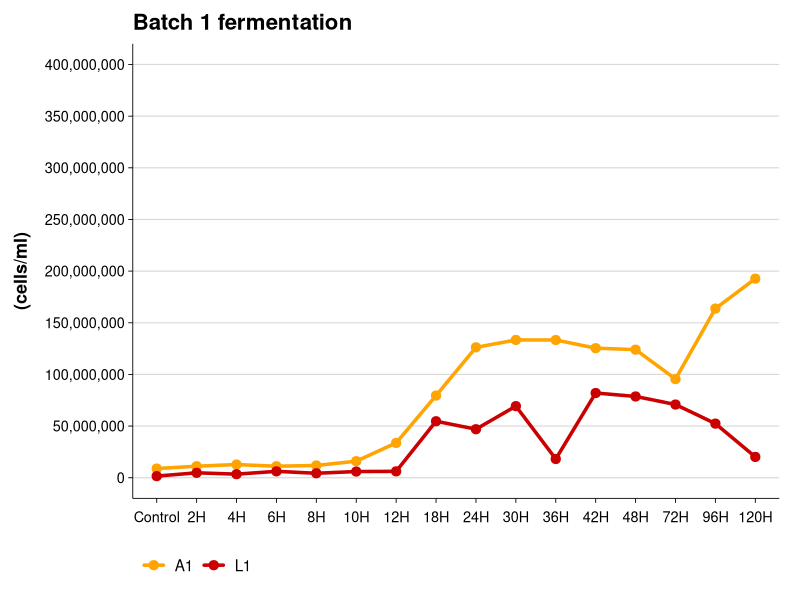
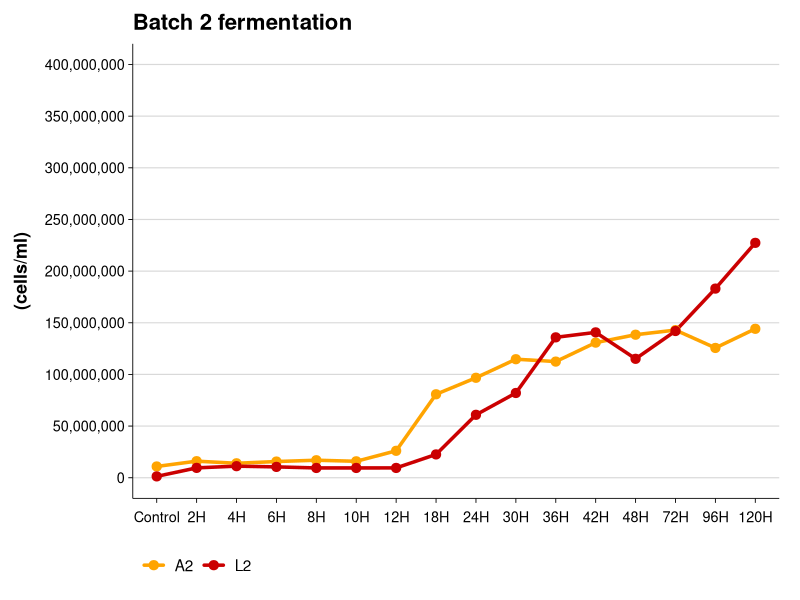
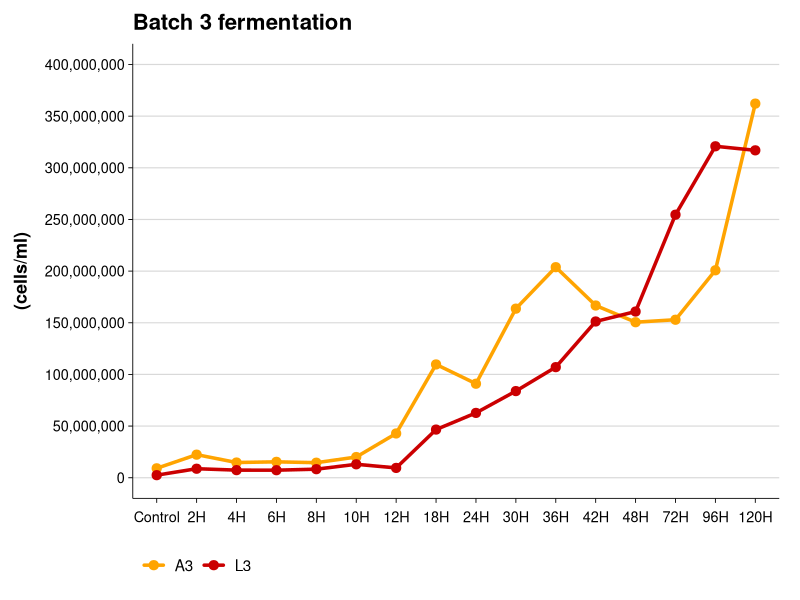
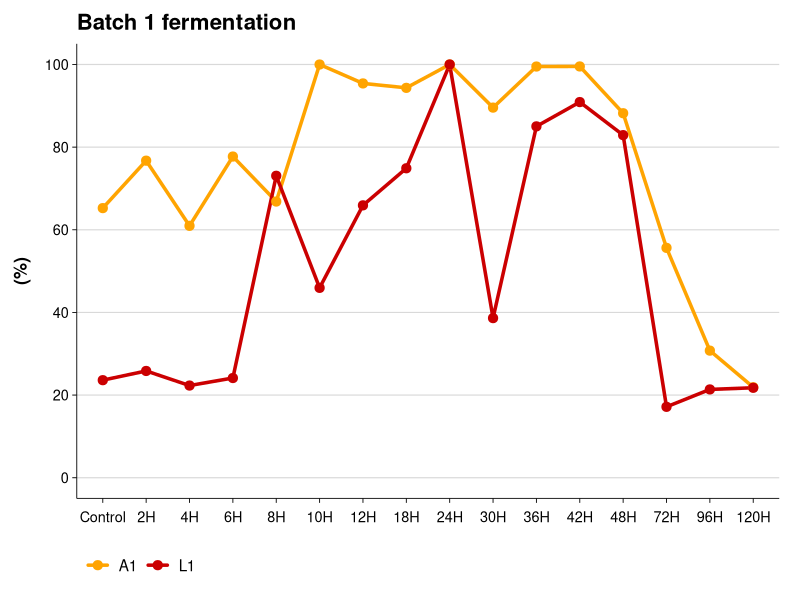
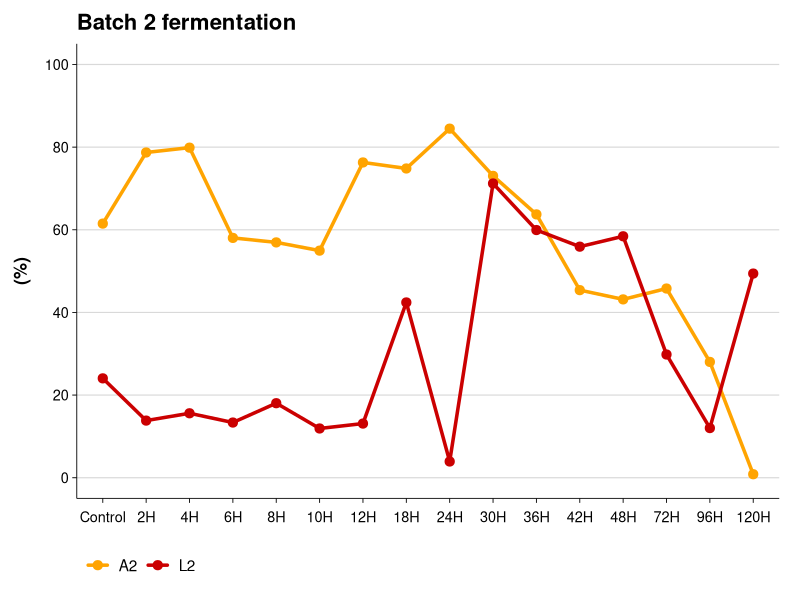
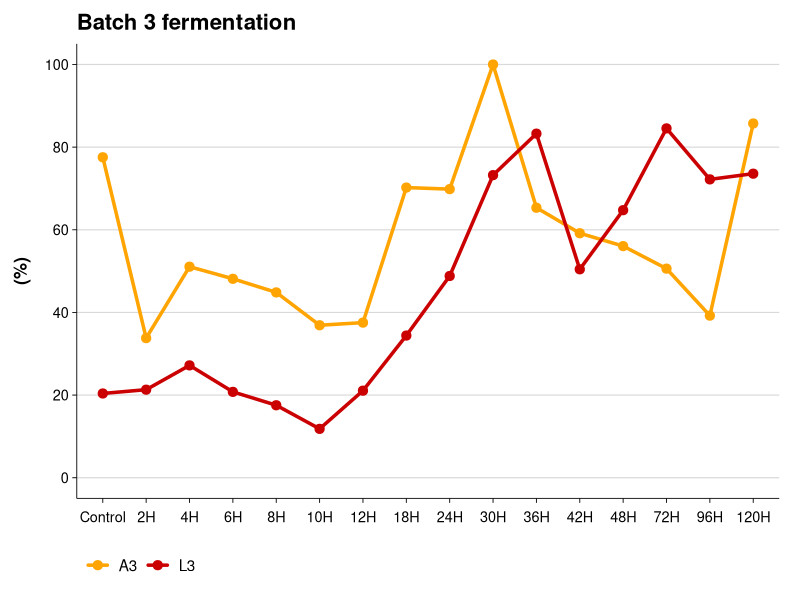
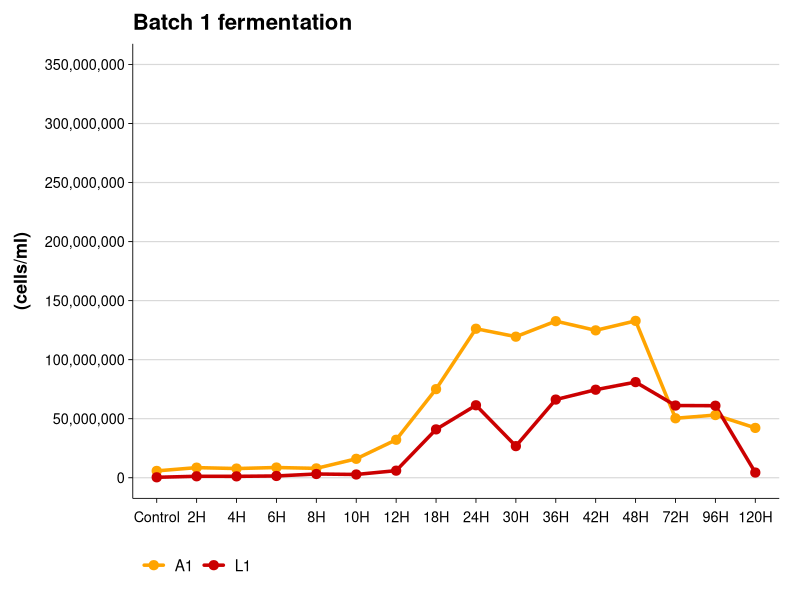
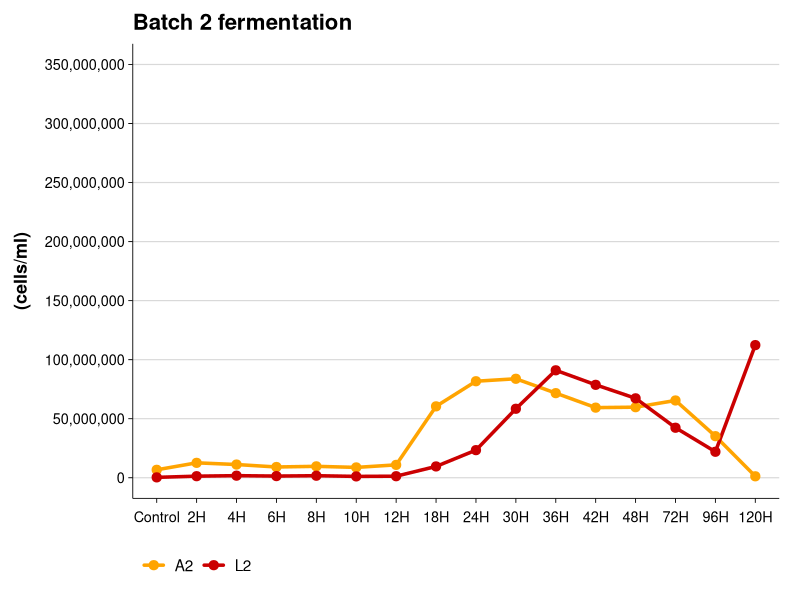

R code for these plots, in order:
## ---- chunk 1
library(ggplot2)
library(dplyr)
library(tidyr)
library(scales)
library(readxl)

# Bacterial Load
data_BD <- readxl::read_excel("BienDong_data/BienDong_Data.xlsx", 
                      sheet = "Bacterial_Load")
data_BD$Time <- trimws(as.character(data_BD$Time))
data_BD$Time[data_BD$Time == "Before incubation"] <- "Control"

  #Plotting
    ## A1&L1
data_plot <- data_BD %>%
  select(Time, A1, L1) %>%   
  pivot_longer(
    cols = c(A1, L1),
    names_to = "System",
    values_to = "Bacterial_load"
  )
data_plot$Time <- factor(
  data_plot$Time,
  levels = c("Control","2H","4H","6H","8H","10H","12H",
             "18H","24H","30H","36H","42H","48H","72H","96H","120H")
)

ggplot(data_plot, aes(x = Time, y = Bacterial_load, color = System, group = System)) +
  geom_line(linewidth = 1.2, lineend = "round") +
  geom_point(size = 2.8) +
  labs(
    title = "Batch 1 fermentation",
    x = NULL,
    y = "(cells/ml)",
    color = NULL
  ) +
  scale_y_continuous(
  labels = scales::comma,
  breaks = seq(0, 400000000, 50000000)
) +
coord_cartesian(ylim = c(0, 400000000)) +
  scale_color_manual(values =c("#ffa401" ,"#CB0001")) +
  theme_minimal(base_size = 13) +
  theme(
    plot.title = element_text(face = "bold", size = 16, hjust = 0),
    axis.title.y = element_text(face = "bold", margin = margin(r = 10)),
    axis.text = element_text(color = "black"),
    axis.text.x = element_text(margin = margin(t = 6)),
    legend.position = "bottom",
    legend.justification = "left",
    legend.text = element_text(size = 11),
    panel.grid.minor = element_blank(),
    panel.grid.major.x = element_blank(),
    panel.grid.major.y = element_line(color = "grey85", linewidth = 0.4),
    axis.line = element_line(color = "black", linewidth = 0.3),
    axis.ticks = element_line(color = "black", linewidth = 0.3),
    plot.margin = margin(10, 15, 10, 10)
  )
## ---- chunk 2
#Plotting
    ## A2&L2
data_plot_2 <- data_BD %>%
  select(Time, A2, L2) %>%  
  pivot_longer(
    cols = c(A2, L2),
    names_to = "System",
    values_to = "Bacterial_load"
  )
data_plot_2$Time <- factor(
  data_plot_2$Time,
  levels = c("Control","2H","4H","6H","8H","10H","12H",
             "18H","24H","30H","36H","42H","48H","72H","96H","120H")
)

ggplot(data_plot_2, aes(x = Time, y = Bacterial_load, color = System, group = System)) +
  geom_line(linewidth = 1.2, lineend = "round") +
  geom_point(size = 2.8) +
  labs(
    title = "Batch 2 fermentation ",
    x = NULL,
    y = "(cells/ml)",
    color = NULL
  ) +
  scale_y_continuous(
  labels = scales::comma,
  breaks = seq(0, 400000000, 50000000)
) +
coord_cartesian(ylim = c(0, 400000000)) +
  scale_color_manual(values =c("#ffa401" ,"#CB0001")) +
  theme_minimal(base_size = 13) +
  theme(
    plot.title = element_text(face = "bold", size = 16, hjust = 0),
    axis.title.y = element_text(face = "bold", margin = margin(r = 10)),
    axis.text = element_text(color = "black"),
    axis.text.x = element_text(margin = margin(t = 6)),
    legend.position = "bottom",
    legend.justification = "left",
    legend.text = element_text(size = 11),
    panel.grid.minor = element_blank(),
    panel.grid.major.x = element_blank(),
    panel.grid.major.y = element_line(color = "grey85", linewidth = 0.4),
    axis.line = element_line(color = "black", linewidth = 0.3),
    axis.ticks = element_line(color = "black", linewidth = 0.3),
    plot.margin = margin(10, 15, 10, 10)
  )
## ---- chunk 3
#Plotting
    ## A3&L3
data_plot_3 <- data_BD %>%
  select(Time, A3, L3) %>%  
  pivot_longer(
    cols = c(A3, L3),
    names_to = "System",
    values_to = "Bacterial_load"
  )
data_plot_3$Time <- factor(
  data_plot_3$Time,
  levels = c("Control","2H","4H","6H","8H","10H","12H",
             "18H","24H","30H","36H","42H","48H","72H","96H","120H")
)
ggplot(data_plot_3, aes(x = Time, y = Bacterial_load, color = System, group = System)) +
  geom_line(linewidth = 1.2, lineend = "round") +
  geom_point(size = 2.8) +
  labs(
    title = "Batch 3 fermentation ",
    x = NULL,
    y = "(cells/ml)",
    color = NULL
  ) +
  scale_y_continuous(
  labels = scales::comma,
  breaks = seq(0, 400000000, 50000000)
) +
coord_cartesian(ylim = c(0, 400000000)) +
  scale_color_manual(values =c("#ffa401" ,"#CB0001")) +
  theme_minimal(base_size = 13) +
  theme(
    plot.title = element_text(face = "bold", size = 16, hjust = 0),
    axis.title.y = element_text(face = "bold", margin = margin(r = 10)),
    axis.text = element_text(color = "black"),
    axis.text.x = element_text(margin = margin(t = 6)),
    legend.position = "bottom",
    legend.justification = "left",
    legend.text = element_text(size = 11),
    panel.grid.minor = element_blank(),
    panel.grid.major.x = element_blank(),
    panel.grid.major.y = element_line(color = "grey85", linewidth = 0.4),
    axis.line = element_line(color = "black", linewidth = 0.3),
    axis.ticks = element_line(color = "black", linewidth = 0.3),
    plot.margin = margin(10, 15, 10, 10)
  )
## ---- chunk 4
# Cell Viability
data_cell <- read_excel("./BienDong_data/BienDong_Data.xlsx", 
                      sheet = "Cell_Viability")
data_cell$Time <- trimws(as.character(data_cell$Time))
data_cell$Time[data_cell$Time == "Before incubation"] <- "Control"

  #Plotting
    ## A1&L1
data_plot <- data_cell %>%
  select(Time, A1, L1) %>%   
  pivot_longer(
    cols = c(A1, L1),
    names_to = "System",
    values_to = "Cell_Viability"
  )
data_plot$Time <- factor(
  data_plot$Time,
  levels = c("Control","2H","4H","6H","8H","10H","12H",
             "18H","24H","30H","36H","42H","48H","72H","96H","120H")
)

ggplot(data_plot, aes(x = Time, y = Cell_Viability, color = System, group = System)) +
  geom_line(linewidth = 1.2, lineend = "round") +
  geom_point(size = 2.8) +
  labs(
    title = "Batch 1 fermentation",
    x = NULL,
    y = "(%)",
    color = NULL
  ) +
  scale_y_continuous(
  labels = scales::comma,
  breaks = seq(0, 100, 20)
) +
coord_cartesian(ylim = c(0, 100)) +
  scale_color_manual(values =c("#ffa401" ,"#CB0001")) +
  theme_minimal(base_size = 13) +
  theme(
    plot.title = element_text(face = "bold", size = 16, hjust = 0),
    axis.title.y = element_text(face = "bold", margin = margin(r = 10)),
    axis.text = element_text(color = "black"),
    axis.text.x = element_text(margin = margin(t = 6)),
    legend.position = "bottom",
    legend.justification = "left",
    legend.text = element_text(size = 11),
    panel.grid.minor = element_blank(),
    panel.grid.major.x = element_blank(),
    panel.grid.major.y = element_line(color = "grey85", linewidth = 0.4),
    axis.line = element_line(color = "black", linewidth = 0.3),
    axis.ticks = element_line(color = "black", linewidth = 0.3),
    plot.margin = margin(10, 15, 10, 10)
  )
## ---- chunk 5
#Plotting
    ## A2&L2
data_plot <- data_cell %>%
  select(Time, A2, L2) %>%   
  pivot_longer(
    cols = c(A2, L2),
    names_to = "System",
    values_to = "Cell_Viability"
  )
data_plot$Time <- factor(
  data_plot$Time,
  levels = c("Control","2H","4H","6H","8H","10H","12H",
             "18H","24H","30H","36H","42H","48H","72H","96H","120H")
)

ggplot(data_plot, aes(x = Time, y = Cell_Viability, color = System, group = System)) +
  geom_line(linewidth = 1.2, lineend = "round") +
  geom_point(size = 2.8) +
  labs(
    title = "Batch 2 fermentation",
    x = NULL,
    y = "(%)",
    color = NULL
  ) +
  scale_y_continuous(
  labels = scales::comma,
  breaks = seq(0, 100, 20)
) +
coord_cartesian(ylim = c(0, 100)) +
  scale_color_manual(values =c("#ffa401" ,"#CB0001")) +
  theme_minimal(base_size = 13) +
  theme(
    plot.title = element_text(face = "bold", size = 16, hjust = 0),
    axis.title.y = element_text(face = "bold", margin = margin(r = 10)),
    axis.text = element_text(color = "black"),
    axis.text.x = element_text(margin = margin(t = 6)),
    legend.position = "bottom",
    legend.justification = "left",
    legend.text = element_text(size = 11),
    panel.grid.minor = element_blank(),
    panel.grid.major.x = element_blank(),
    panel.grid.major.y = element_line(color = "grey85", linewidth = 0.4),
    axis.line = element_line(color = "black", linewidth = 0.3),
    axis.ticks = element_line(color = "black", linewidth = 0.3),
    plot.margin = margin(10, 15, 10, 10)
  )
## ---- chunk 6
#Plotting
    ## A3&L3
data_plot <- data_cell %>%
  select(Time, A3, L3) %>%   
  pivot_longer(
    cols = c(A3, L3),
    names_to = "System",
    values_to = "Cell_Viability"
  )
data_plot$Time <- factor(
  data_plot$Time,
  levels = c("Control","2H","4H","6H","8H","10H","12H",
             "18H","24H","30H","36H","42H","48H","72H","96H","120H")
)

ggplot(data_plot, aes(x = Time, y = Cell_Viability, color = System, group = System)) +
  geom_line(linewidth = 1.2, lineend = "round") +
  geom_point(size = 2.8) +
  labs(
    title = "Batch 3 fermentation",
    x = NULL,
    y = "(%)",
    color = NULL
  ) +
  scale_y_continuous(
  labels = scales::comma,
  breaks = seq(0, 100, 20)
) +
coord_cartesian(ylim = c(0, 100)) +
  scale_color_manual(values =c("#ffa401" ,"#CB0001")) +
  theme_minimal(base_size = 13) +
  theme(
    plot.title = element_text(face = "bold", size = 16, hjust = 0),
    axis.title.y = element_text(face = "bold", margin = margin(r = 10)),
    axis.text = element_text(color = "black"),
    axis.text.x = element_text(margin = margin(t = 6)),
    legend.position = "bottom",
    legend.justification = "left",
    legend.text = element_text(size = 11),
    panel.grid.minor = element_blank(),
    panel.grid.major.x = element_blank(),
    panel.grid.major.y = element_line(color = "grey85", linewidth = 0.4),
    axis.line = element_line(color = "black", linewidth = 0.3),
    axis.ticks = element_line(color = "black", linewidth = 0.3),
    plot.margin = margin(10, 15, 10, 10)
  )
## ---- chunk 7
# Total Viable
data_total <- read_excel("./BienDong_data/BienDong_Data.xlsx", 
                      sheet = "Total_Viable")
data_total$Time <- trimws(as.character(data_total$Time))
data_total$Time[data_total$Time == "Before incubation"] <- "Control"

  #Plotting
    ## A1&L1
data_plot <- data_total %>%
  select(Time, A1, L1) %>%   
  pivot_longer(
    cols = c(A1, L1),
    names_to = "System",
    values_to = "Total_Viable"
  )
data_plot$Time <- factor(
  data_plot$Time,
  levels = c("Control","2H","4H","6H","8H","10H","12H",
             "18H","24H","30H","36H","42H","48H","72H","96H","120H")
)

ggplot(data_plot, aes(x = Time, y = Total_Viable, color = System, group = System)) +
  geom_line(linewidth = 1.2, lineend = "round") +
  geom_point(size = 2.8) +
  labs(
    title = "Batch 1 fermentation",
    x = NULL,
    y = "(cells/ml)",
    color = NULL
  ) +
  scale_y_continuous(
  labels = scales::comma,
  breaks = seq(0, 350000000, 50000000)
) +
coord_cartesian(ylim = c(0, 350000000)) +
  scale_color_manual(values =c("#ffa401" ,"#CB0001")) +
  theme_minimal(base_size = 13) +
  theme(
    plot.title = element_text(face = "bold", size = 16, hjust = 0),
    axis.title.y = element_text(face = "bold", margin = margin(r = 10)),
    axis.text = element_text(color = "black"),
    axis.text.x = element_text(margin = margin(t = 6)),
    legend.position = "bottom",
    legend.justification = "left",
    legend.text = element_text(size = 11),
    panel.grid.minor = element_blank(),
    panel.grid.major.x = element_blank(),
    panel.grid.major.y = element_line(color = "grey85", linewidth = 0.4),
    axis.line = element_line(color = "black", linewidth = 0.3),
    axis.ticks = element_line(color = "black", linewidth = 0.3),
    plot.margin = margin(10, 15, 10, 10)
  )
## ---- chunk 8
#Plotting
    ## A2&L2
data_plot <- data_total %>%
  select(Time, A2, L2) %>%   
  pivot_longer(
    cols = c(A2, L2),
    names_to = "System",
    values_to = "Total_Viable"
  )
data_plot$Time <- factor(
  data_plot$Time,
  levels = c("Control","2H","4H","6H","8H","10H","12H",
             "18H","24H","30H","36H","42H","48H","72H","96H","120H")
)

ggplot(data_plot, aes(x = Time, y = Total_Viable, color = System, group = System)) +
  geom_line(linewidth = 1.2, lineend = "round") +
  geom_point(size = 2.8) +
  labs(
    title = "Batch 2 fermentation",
    x = NULL,
    y = "(cells/ml)",
    color = NULL
  ) +
  scale_y_continuous(
  labels = scales::comma,
  breaks = seq(0, 350000000, 50000000)
) +
coord_cartesian(ylim = c(0, 350000000)) +
  scale_color_manual(values =c("#ffa401" ,"#CB0001")) +
  theme_minimal(base_size = 13) +
  theme(
    plot.title = element_text(face = "bold", size = 16, hjust = 0),
    axis.title.y = element_text(face = "bold", margin = margin(r = 10)),
    axis.text = element_text(color = "black"),
    axis.text.x = element_text(margin = margin(t = 6)),
    legend.position = "bottom",
    legend.justification = "left",
    legend.text = element_text(size = 11),
    panel.grid.minor = element_blank(),
    panel.grid.major.x = element_blank(),
    panel.grid.major.y = element_line(color = "grey85", linewidth = 0.4),
    axis.line = element_line(color = "black", linewidth = 0.3),
    axis.ticks = element_line(color = "black", linewidth = 0.3),
    plot.margin = margin(10, 15, 10, 10)
  )
## ---- chunk 9
#Plotting
    ## A3&L3
data_plot <- data_total %>%
  select(Time, A3, L3) %>%   
  pivot_longer(
    cols = c(A3, L3),
    names_to = "System",
    values_to = "Total_Viable"
  )
data_plot$Time <- factor(
  data_plot$Time,
  levels = c("Control","2H","4H","6H","8H","10H","12H",
             "18H","24H","30H","36H","42H","48H","72H","96H","120H")
)

ggplot(data_plot, aes(x = Time, y = Total_Viable, color = System, group = System)) +
  geom_line(linewidth = 1.2, lineend = "round") +
  geom_point(size = 2.8) +
  labs(
    title = "Batch 3 fermentation",
    x = NULL,
    y = "(cells/ml)",
    color = NULL
  ) +
  scale_y_continuous(
  labels = scales::comma,
  breaks = seq(0, 350000000, 50000000)
) +
coord_cartesian(ylim = c(0, 350000000)) +
  scale_color_manual(values =c("#ffa401" ,"#CB0001")) +
  theme_minimal(base_size = 13) +
  theme(
    plot.title = element_text(face = "bold", size = 16, hjust = 0),
    axis.title.y = element_text(face = "bold", margin = margin(r = 10)),
    axis.text = element_text(color = "black"),
    axis.text.x = element_text(margin = margin(t = 6)),
    legend.position = "bottom",
    legend.justification = "left",
    legend.text = element_text(size = 11),
    panel.grid.minor = element_blank(),
    panel.grid.major.x = element_blank(),
    panel.grid.major.y = element_line(color = "grey85", linewidth = 0.4),
    axis.line = element_line(color = "black", linewidth = 0.3),
    axis.ticks = element_line(color = "black", linewidth = 0.3),
    plot.margin = margin(10, 15, 10, 10)
  )
## ---- chunk 10
# Diversity
data_div <- read_excel("./BienDong_data/BienDong_Data.xlsx", 
                      sheet = "Diversity")
data_div$Time <- trimws(as.character(data_div$Time))
data_div$Time[data_div$Time == "Before incubation"] <- "Control"

  #Plotting
    ## A1&L1
data_plot <- data_div %>%
  select(Time, A1, L1) %>%   
  pivot_longer(
    cols = c(A1, L1),
    names_to = "System",
    values_to = "Diversity"
  )
data_plot$Time <- factor(
  data_plot$Time,
  levels = c("Control","2H","4H","6H","8H","10H","12H",
             "18H","24H","30H","36H","42H","48H","72H","96H","120H")
)

ggplot(data_plot, aes(x = Time, y = Diversity, color = System, group = System)) +
  geom_line(linewidth = 1.2, lineend = "round") +
  geom_point(size = 2.8) +
  labs(
    title = "Batch 1 fermentation",
    x = NULL,
    y = "(a.u.)",
    color = NULL
  ) +
  scale_y_continuous(
  labels = scales::comma,
  breaks = seq(0, 6000, 1000)
) +
coord_cartesian(ylim = c(0, 6000)) +
  scale_color_manual(values =c("#ffa401" ,"#CB0001")) +
  theme_minimal(base_size = 13) +
  theme(
    plot.title = element_text(face = "bold", size = 16, hjust = 0),
    axis.title.y = element_text(face = "bold", margin = margin(r = 10)),
    axis.text = element_text(color = "black"),
    axis.text.x = element_text(margin = margin(t = 6)),
    legend.position = "bottom",
    legend.justification = "left",
    legend.text = element_text(size = 11),
    panel.grid.minor = element_blank(),
    panel.grid.major.x = element_blank(),
    panel.grid.major.y = element_line(color = "grey85", linewidth = 0.4),
    axis.line = element_line(color = "black", linewidth = 0.3),
    axis.ticks = element_line(color = "black", linewidth = 0.3),
    plot.margin = margin(10, 15, 10, 10)
  )
## ---- chunk 11
#Plotting
    ## A2&L2
data_plot <- data_div %>%
  select(Time, A2, L2) %>%   
  pivot_longer(
    cols = c(A2, L2),
    names_to = "System",
    values_to = "Diversity"
  )
data_plot$Time <- factor(
  data_plot$Time,
  levels = c("Control","2H","4H","6H","8H","10H","12H",
             "18H","24H","30H","36H","42H","48H","72H","96H","120H")
)

ggplot(data_plot, aes(x = Time, y = Diversity, color = System, group = System)) +
  geom_line(linewidth = 1.2, lineend = "round") +
  geom_point(size = 2.8) +
  labs(
    title = "Batch 2 fermentation",
    x = NULL,
    y = "(a.u.)",
    color = NULL
  ) +
  scale_y_continuous(
  labels = scales::comma,
  breaks = seq(0, 6000, 1000)
) +
coord_cartesian(ylim = c(0, 6000)) +
  scale_color_manual(values =c("#ffa401" ,"#CB0001")) +
  theme_minimal(base_size = 13) +
  theme(
    plot.title = element_text(face = "bold", size = 16, hjust = 0),
    axis.title.y = element_text(face = "bold", margin = margin(r = 10)),
    axis.text = element_text(color = "black"),
    axis.text.x = element_text(margin = margin(t = 6)),
    legend.position = "bottom",
    legend.justification = "left",
    legend.text = element_text(size = 11),
    panel.grid.minor = element_blank(),
    panel.grid.major.x = element_blank(),
    panel.grid.major.y = element_line(color = "grey85", linewidth = 0.4),
    axis.line = element_line(color = "black", linewidth = 0.3),
    axis.ticks = element_line(color = "black", linewidth = 0.3),
    plot.margin = margin(10, 15, 10, 10)
  )
## ---- chunk 12
#Plotting
    ## A3&L3
data_plot <- data_div %>%
  select(Time, A3, L3) %>%   
  pivot_longer(
    cols = c(A3, L3),
    names_to = "System",
    values_to = "Diversity"
  )
data_plot$Time <- factor(
  data_plot$Time,
  levels = c("Control","2H","4H","6H","8H","10H","12H",
             "18H","24H","30H","36H","42H","48H","72H","96H","120H")
)

ggplot(data_plot, aes(x = Time, y = Diversity, color = System, group = System)) +
  geom_line(linewidth = 1.2, lineend = "round") +
  geom_point(size = 2.8) +
  labs(
    title = "Batch 3 fermentation",
    x = NULL,
    y = "(a.u.)",
    color = NULL
  ) +
  scale_y_continuous(
  labels = scales::comma,
  breaks = seq(0, 6000, 1000)
) +
coord_cartesian(ylim = c(0, 6000)) +
  scale_color_manual(values =c("#ffa401" ,"#CB0001")) +
  theme_minimal(base_size = 13) +
  theme(
    plot.title = element_text(face = "bold", size = 16, hjust = 0),
    axis.title.y = element_text(face = "bold", margin = margin(r = 10)),
    axis.text = element_text(color = "black"),
    axis.text.x = element_text(margin = margin(t = 6)),
    legend.position = "bottom",
    legend.justification = "left",
    legend.text = element_text(size = 11),
    panel.grid.minor = element_blank(),
    panel.grid.major.x = element_blank(),
    panel.grid.major.y = element_line(color = "grey85", linewidth = 0.4),
    axis.line = element_line(color = "black", linewidth = 0.3),
    axis.ticks = element_line(color = "black", linewidth = 0.3),
    plot.margin = margin(10, 15, 10, 10)
  )
## ---- chunk 13
# Growth
data_gro <- read_excel("./BienDong_data/BienDong_Data.xlsx", 
                      sheet = "Growth")
data_gro$Time <- trimws(as.character(data_gro$Time))
data_gro$Time[data_gro$Time == "Before incubation"] <- "Control"

  #Plotting
    ## A1&L1
data_plot <- data_gro %>%
  select(Time, A1, L1) %>%   
  pivot_longer(
    cols = c(A1, L1),
    names_to = "System",
    values_to = "Growth"
  )
data_plot$Time <- factor(
  data_plot$Time,
  levels = c("Control","2H","4H","6H","8H","10H","12H",
             "18H","24H","30H","36H","42H","48H","72H","96H","120H")
)

ggplot(data_plot, aes(x = Time, y = Growth, color = System, group = System)) +
  geom_line(linewidth = 1.2, lineend = "round") +
  geom_point(size = 2.8) +
  labs(
    title = "Batch 1 fermentation",
    x = NULL,
    y = "(a.u.)",
    color = NULL
  ) +
  scale_y_continuous(
  labels = scales::comma,
  breaks = seq(0, 0.6, 0.1)
) +
coord_cartesian(ylim = c(0, 0.6)) +
  scale_color_manual(values = c("#ffa401" ,"#CB0001")) +
  theme_minimal(base_size = 13) +
  theme(
    plot.title = element_text(face = "bold", size = 16, hjust = 0),
    axis.title.y = element_text(face = "bold", margin = margin(r = 10)),
    axis.text = element_text(color = "black"),
    axis.text.x = element_text(margin = margin(t = 6)),
    legend.position = "bottom",
    legend.justification = "left",
    legend.text = element_text(size = 11),
    panel.grid.minor = element_blank(),
    panel.grid.major.x = element_blank(),
    panel.grid.major.y = element_line(color = "grey85", linewidth = 0.4),
    axis.line = element_line(color = "black", linewidth = 0.3),
    axis.ticks = element_line(color = "black", linewidth = 0.3),
    plot.margin = margin(10, 15, 10, 10)
  )
## ---- chunk 14
 #Plotting
    ## A2&L2
data_plot <- data_gro %>%
  select(Time, A2, L2) %>%   
  pivot_longer(
    cols = c(A2, L2),
    names_to = "System",
    values_to = "Growth"
  )
data_plot$Time <- factor(
  data_plot$Time,
  levels = c("Control","2H","4H","6H","8H","10H","12H",
             "18H","24H","30H","36H","42H","48H","72H","96H","120H")
)

ggplot(data_plot, aes(x = Time, y = Growth, color = System, group = System)) +
  geom_line(linewidth = 1.2, lineend = "round") +
  geom_point(size = 2.8) +
  labs(
    title = "Batch 2 fermentation",
    x = NULL,
    y = "(a.u.)",
    color = NULL
  ) +
  scale_y_continuous(
  labels = scales::comma,
  breaks = seq(0, 0.6, 0.1)
) +
coord_cartesian(ylim = c(0, 0.6)) +
  scale_color_manual(values =c("#ffa401" ,"#CB0001")) +
  theme_minimal(base_size = 13) +
  theme(
    plot.title = element_text(face = "bold", size = 16, hjust = 0),
    axis.title.y = element_text(face = "bold", margin = margin(r = 10)),
    axis.text = element_text(color = "black"),
    axis.text.x = element_text(margin = margin(t = 6)),
    legend.position = "bottom",
    legend.justification = "left",
    legend.text = element_text(size = 11),
    panel.grid.minor = element_blank(),
    panel.grid.major.x = element_blank(),
    panel.grid.major.y = element_line(color = "grey85", linewidth = 0.4),
    axis.line = element_line(color = "black", linewidth = 0.3),
    axis.ticks = element_line(color = "black", linewidth = 0.3),
    plot.margin = margin(10, 15, 10, 10)
  )
## ---- chunk 15
 #Plotting
    ## A3&L3
data_plot <- data_gro %>%
  select(Time, A3, L3) %>%   
  pivot_longer(
    cols = c(A3, L3),
    names_to = "System",
    values_to = "Growth"
  )
data_plot$Time <- factor(
  data_plot$Time,
  levels = c("Control","2H","4H","6H","8H","10H","12H",
             "18H","24H","30H","36H","42H","48H","72H","96H","120H")
)

ggplot(data_plot, aes(x = Time, y = Growth, color = System, group = System)) +
  geom_line(linewidth = 1.2, lineend = "round") +
  geom_point(size = 2.8) +
  labs(
    title = "Batch 3 fermentation",
    x = NULL,
    y = "(a.u.)",
    color = NULL
  ) +
  scale_y_continuous(
  labels = scales::comma,
  breaks = seq(0, 0.6, 0.1)
) +
coord_cartesian(ylim = c(0, 0.6)) +
  scale_color_manual(values = c("#ffa401" ,"#CB0001")) +
  theme_minimal(base_size = 13) +
  theme(
    plot.title = element_text(face = "bold", size = 16, hjust = 0),
    axis.title.y = element_text(face = "bold", margin = margin(r = 10)),
    axis.text = element_text(color = "black"),
    axis.text.x = element_text(margin = margin(t = 6)),
    legend.position = "bottom",
    legend.justification = "left",
    legend.text = element_text(size = 11),
    panel.grid.minor = element_blank(),
    panel.grid.major.x = element_blank(),
    panel.grid.major.y = element_line(color = "grey85", linewidth = 0.4),
    axis.line = element_line(color = "black", linewidth = 0.3),
    axis.ticks = element_line(color = "black", linewidth = 0.3),
    plot.margin = margin(10, 15, 10, 10)
  )
